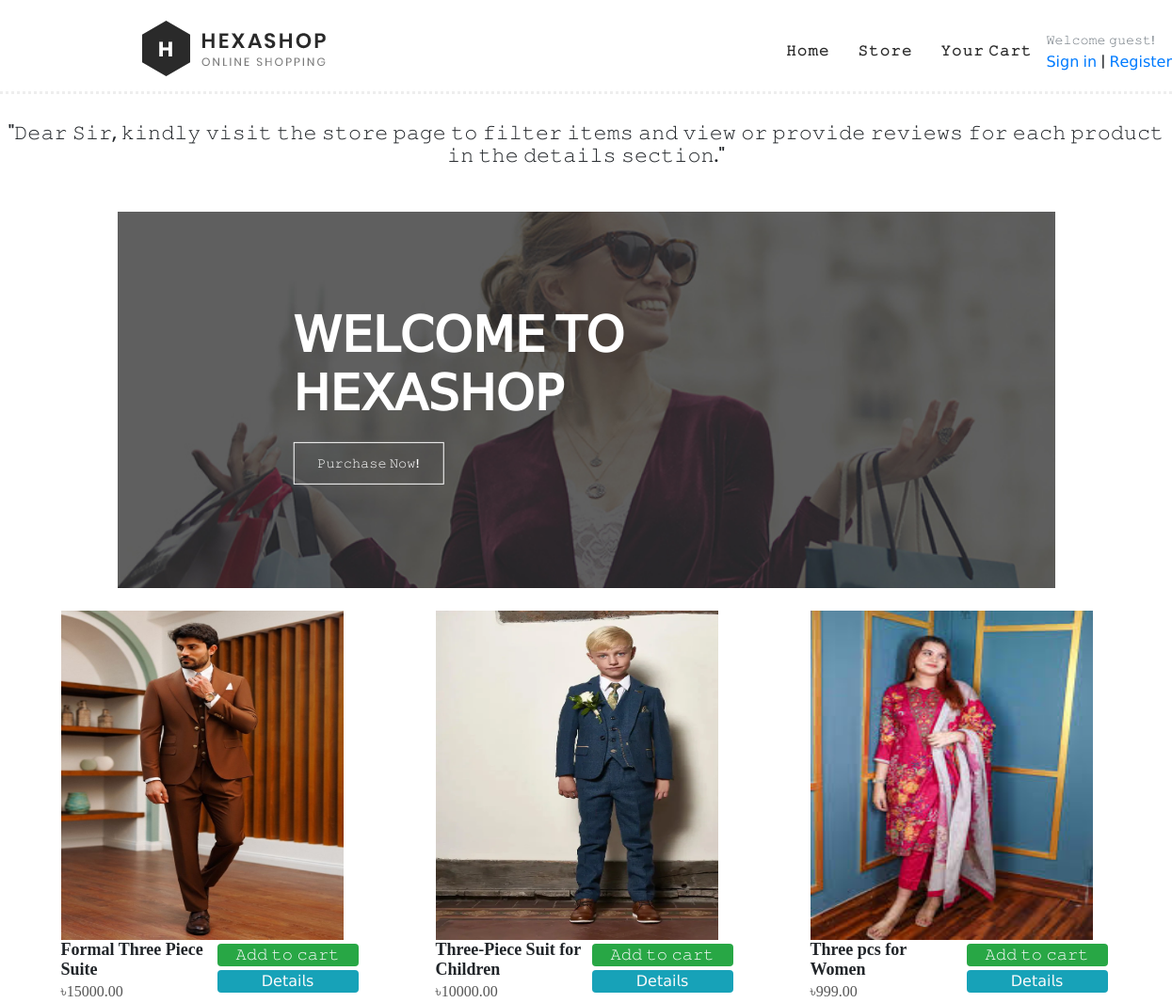
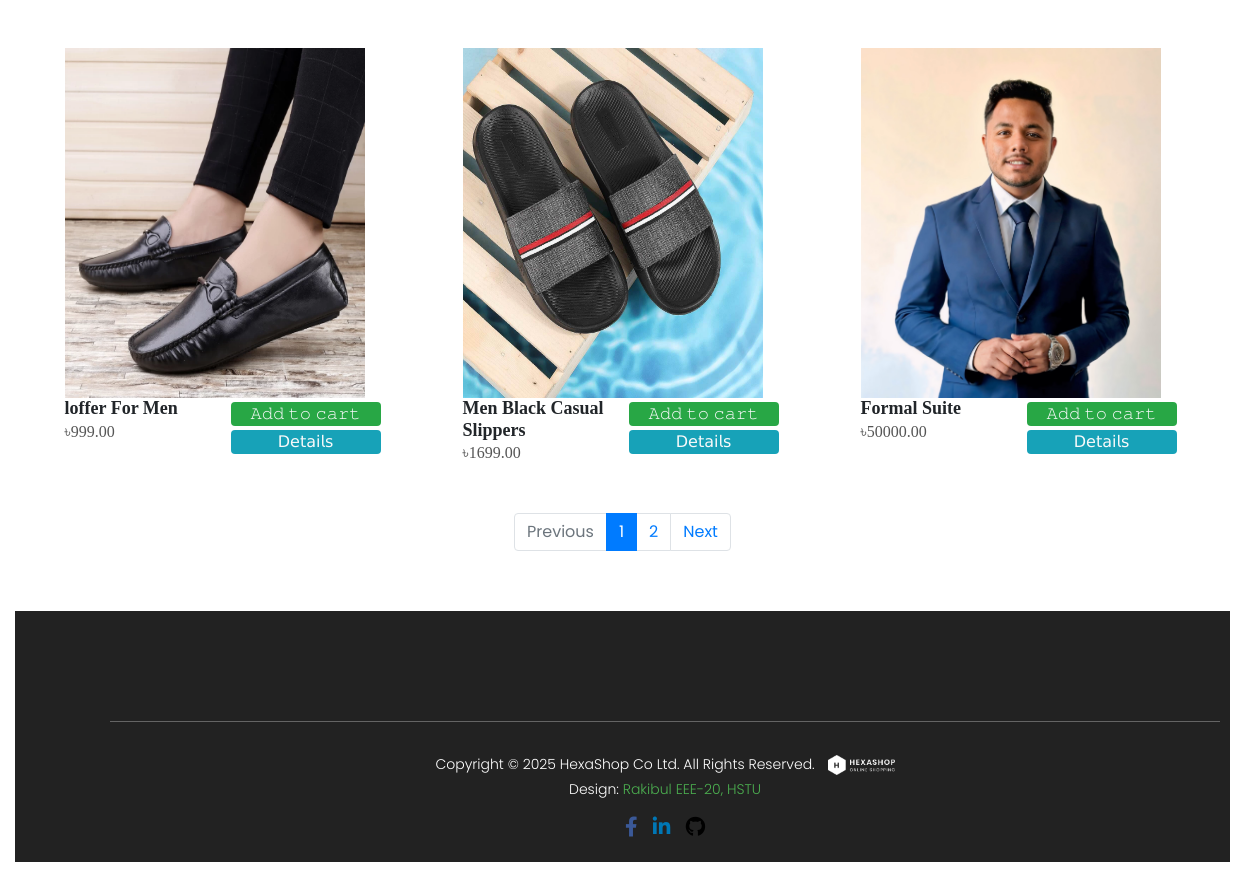
The page / on the database its author committed (2 pictures, top to bottom).
### store/models.py (models this page shows, shortened)
class Product(models.Model):
    SIZE_CHOICES = (
        ('S', 'S'),
        ('M', 'M'),
        ('L', 'L'),
        ('XL', 'XL'),
        ('XXL', 'XXL'),
        ('XXXL', 'XXXL'),
        ('4(38)', '4(38)'),
        ('5(39)', '5(39)'),
        ('6(40)', '6(40)'),
        ('7(41)', '7(41)'),
        ('8(42)', '8(42)'),
    )
    COLOR_CHOICES =(
       ('Red', 'Red'),
       ('White','White'),
       ('Blue', 'Blue'),
       ('Green', 'Green'),
       ('Yellow', 'Yellow'),
       ('Black', 'Black'),
       ('Vilolet', 'Violet'),
       ('Navy blue', 'Navy blue'),
        ('Light Pink', 'Light Pink'),
       ('Gray', 'Gray'),
        ('Maroon', 'Maroon'),
        ('Orange', 'Orange'),
    )
    created_by = models.ForeignKey(Seller, on_delete=models.CASCADE, related_name='seller_products', null=True, blank=True)
    product_name = models.CharField(max_length=200)
    slug = models.SlugField(max_length=200)
    description = models.TextField(max_length=500, blank=True)
    price = models.DecimalField(max_digits=10, decimal_places=2)
    image = models.ImageField(upload_to='photos/products')
    stock = models.IntegerField()
    is_available = models.BooleanField(default=True)
    category = models.ForeignKey(Category, on_delete=models.CASCADE)
    sizes = models.CharField(max_length=5, choices=SIZE_CHOICES, blank=True)
    created_date = models.DateTimeField(auto_now_add=True)
    modified_date = models.DateTimeField(auto_now=True)
    color = models.CharField(max_length=20, choices= COLOR_CHOICES, blank=True)
    discount = models.DecimalField(max_digits=5, decimal_places=2, null=True, blank=True)
    after_discount = models.IntegerField()

### HEXASHOP/views.py (the view)
# urls.py: 2. Add a URL to urlpatterns:  path('', views.home, name='home')
def home(request):
    products = Product.objects.filter(is_available=True)
    categories = Category.objects.all()
    page = request.GET.get("page")
    paginator = Paginator(products, 6)
    product_page = paginator.get_page(page)
    context = {"products": product_page, "categories": categories}
    return render(request, 'popular_products.html', context)

### templates/popular_products.html (shortened to what this page needs)
{% load static %}
{% include 'base.html' %}
{% block content %}
<h4>We Are Hexashop</h4>
<div style="padding-top:100px;" class="main-banner" id="top">
      <h5 class="text-center mb-5">"𝙳𝚎𝚊𝚛 𝚂𝚒𝚛, 𝚔𝚒𝚗𝚍𝚕𝚢 𝚟𝚒𝚜𝚒𝚝 𝚝𝚑𝚎 𝚜𝚝𝚘𝚛𝚎 𝚙𝚊𝚐𝚎 𝚝𝚘 𝚏𝚒𝚕𝚝𝚎𝚛 𝚒𝚝𝚎𝚖𝚜 𝚊𝚗𝚍 𝚟𝚒𝚎𝚠 𝚘𝚛 𝚙𝚛𝚘𝚟𝚒𝚍𝚎 𝚛𝚎𝚟𝚒𝚎𝚠𝚜 𝚏𝚘𝚛 𝚎𝚊𝚌𝚑 𝚙𝚛𝚘𝚍𝚞𝚌𝚝 𝚒𝚗 𝚝𝚑𝚎 𝚍𝚎𝚝𝚊𝚒𝚕𝚜 𝚜𝚎𝚌𝚝𝚒𝚘𝚗."</h5>
        <div class="container-fluid">
            <div class="row">
                <div class="col-lg-12">
                    <div class="left-content" style="display: flex; justify-content: center; align-items: center;">
                        <div class="thumb">
                            <div style="left: 50%; top: 50%; transform: translate(-50%,-50%);" class="inner-content">
                                <h4>𝖶𝖤𝖫𝖢𝖮𝖬𝖤 𝖳𝖮 𝖧𝖤𝖷𝖠𝖲𝖧𝖮𝖯</h4>
                                <div class="main-border-button">
                                    <a href="{% url 'featurenv' %}">𝙿𝚞𝚛𝚌𝚑𝚊𝚜𝚎 𝙽𝚘𝚠!</a>
                                </div>
                            </div>
                            <img style="height: 400px; width: 80vw; margin-right: 0; margin-left: 0; object-fit: cover;" src="{% static 'images/left-banner-image.jpg' %}" alt="">
                        </div>
                    </div>
                </div>
            </div>
            <div class="row mx-auto justify-content-center">
                {% for item in products %}
                <div style="max-width: 350px;" class="item m-4 col-lg-4">
                    <div class="thumb">
                        <img style="width:300px; height:350px;" src="{{ item.image.url }}" alt="">
                    </div>
                    <div class="down-content d-flex justify-content-between">
                        <div>
                            <h4 style="font-family: 'Times New Roman', Times, serif; font-size: 18px; font-weight: bold;" class="text-wrap">
                                {{ item.product_name }}
                            </h4>
                            <span style="font-family: 'Times New Roman', Times, serif; font-size: 16px; color: #555;">
                                ৳{{ item.price }}
                            </span>
                        </div>
                        <div class="">
                            <a href="{% url 'add_cart' product_id=item.id %}" style="width:150px; text-align:center;" class="button border-0 rounded text-light bg-success d-block m-1">𝙰𝚍𝚍 𝚝𝚘 𝚌𝚊𝚛𝚝</a>
                            <a href="{% url 'product_detail' product_id=item.id %}" style="width:150px; text-align:center;" class="button border-0 rounded text-light bg-info d-block m-1">𝖣𝖾𝗍𝖺𝗂𝗅𝗌</a>
                        </div>
                    </div>
                </div>
                {% endfor %}
            </div>
            <nav class="mt-4 d-flex justify-content-center" aria-label="Page navigation sample">
                {% if products.has_other_pages %}
                <ul class="pagination justify-content-end mr-0">
                    {% if products.has_previous %}
                    <li class="page-item">
                        <a class="page-link" href="?page={{ products.previous_page_number }}">Previous</a>
                    </li>
                    {% else %}
                    <li class="page-item disabled">
                        <a class="page-link" href="#">Previous</a>
                    </li>
                    {% endif %}
                    {% for i in products.paginator.page_range %}
                    {% if products.number == i %}
                    <li class="page-item active">
                        <a class="page-link" href="#">{{ i }}</a>
                    </li>
                    {% else %}
                    <li class="page-item">
                        <a class="page-link" href="?page={{ i }}">{{ i }}</a>
                    </li>
                    {% endif %}
                    {% endfor %}
                    {% if products.has_next %}
                    <li class="page-item">
                        <a class="page-link" href="?page={{ products.next_page_number }}">Next</a>
                    </li>
                    {% else %}
                    <li class="page-item disabled">
                        <a class="page-link" href="#">Next</a>
                    </li>
                    {% endif %}
                </ul>
                {% endif %}
            </nav>
            {% include 'includes/footer.html' %}
        </div>
    </div>
{% endblock %}

### templates/base.html (shortened to what this page needs)
<!DOCTYPE html>
{% load static %}
<html lang="en">
<head>
  <link href="https://maxcdn.bootstrapcdn.com/bootstrap/4.5.2/css/bootstrap.min.css" rel="stylesheet">
  <link rel="stylesheet" type="text/css" href="{% static 'css/bootstrap.min.css' %}">
  <link rel="stylesheet" type="text/css" href="{% static 'css/font-awesome.css' %}">
  <link rel="stylesheet" type="text/css" href="{% static 'css/workspace.css' %}">
  <link rel="stylesheet" type="text/css" href="{% static 'css/upload_products.css' %}">
  <link rel="stylesheet" href="{% static 'css/templatemo-hexashop.css'%}">
  <link rel="stylesheet" href="{% static 'css/owl-carousel.css' %}">
  <link rel="stylesheet" href="{% static 'css/lightbox.css' %}">
  <link rel="stylesheet" href="{% static 'css/setting.css' %}">
  <link rel="stylesheet" href="{% static 'css/hexamessage.css' %}">
  <link rel="stylesheet" href="{% static 'css/style.css' %}">
  <link rel="stylesheet" href="https://cdnjs.cloudflare.com/ajax/libs/font-awesome/6.2.1/css/all.min.css" />
</head>
<body>
  {% include 'includes/navbar.html' %}
</body>
</html>

### templates/includes/navbar.html (shortened to what this page needs)
{% load static %}
<header class="header-area">
    <div class="container">
        <div class="row fixed-top ">
            <div class="col-12">
                <nav style="background-color: white;" class="main-nav">
                    <a href="{% url 'home'%}" class="logo"style="margin-left: 4cm;">
                        <img src="{% static 'images/logo.png'%}">
                    </a>
                    <ul style="align-items: center;" class="nav">
                        <li class="scroll-to-section"><a style="margin-rigth: 30cm;" href="{% url 'home' %}">𝙷𝚘𝚖𝚎</a></li>
                        <li class="scroll-to-section"><a href="{% url 'store' %}">𝚂𝚝𝚘𝚛𝚎</a></li>
                        <li class="cart"><a href="{% url 'cart' %}">𝚈𝚘𝚞𝚛 𝙲𝚊𝚛𝚝</a></li>
                        {% if request.user.is_authenticated %}
                        <div style=" display:flex; flex-direction:column; align-items:center" >
                            {% if request.user.user_profile_picture %}
                            <div>
                                <a href="{% url 'profile_settings' %}">
                                    <img src="{{ request.user.user_profile_picture.url }}" style="width: 30px; height: 30px;">
                                </a>
                            </div>
                            {% else %}
                            <div>
                                <a>
                                    <img src="{% static 'images/blank_profile.png'%}"style="width: 30px; height: 30px;">
                                </a>
                            </div>
                            {% endif %}
                            <div style="padding: 5px; " class="widget-header">
                                <small class="title text-muted">
                                    <a href="{% url 'profile_settings' %}"> {{request.user}}</a>
                                </small>
                            </div>
                        </div>
                        {% else %}
                        <div class="widget-header">
                            <small class="title text-muted">𝚆𝚎𝚕𝚌𝚘𝚖𝚎 𝚐𝚞𝚎𝚜𝚝!</small>
                            <div>
                                <a href="{% url 'login' %}">𝖲𝗂𝗀𝗇 𝗂𝗇</a>
                                <span class="dark-transp"> | </span>
                                <a href="{% url 'register' %}">𝖱𝖾𝗀𝗂𝗌𝗍𝖾𝗋</a>
                            </div>
                        </div>
                        {% endif %}
                    </ul>
                </nav>
            </div>
        </div>
    </div>
</header>

### templates/includes/footer.html (shortened to what this page needs)
{% load static %}
<footer style="font-family: 'Times New Roman', Times, serif; background-color: #222; color: #fff; padding: 20px 0;">
    <div class="container">
        <div class="row">
            <div class="col-lg-3">
            </div>
            <div class="col-lg-3">
            </div>
            <div class="col-lg-3">
            </div>
            <div class="col-lg-3">
            </div>
            <div class="col-lg-12" style="text-align: center; margin-top: 20px;">
                <div class="under-footer">
                    <p style="font-size: 14px; margin-bottom: 10px;">
                        Copyright © 2025 HexaShop Co Ltd. All Rights Reserved.
                        <img src="{% static 'images/white-logo.png' %}" style="height: 20px; margin-left: 10px;">
                        <br>
                        Design:
                        <a href="#" style="color: #4CAF50; text-decoration: none;">
                            Rakibul EEE-20, HSTU
                        </a>
                    </p>
                    <div class="social-icons" style="margin-top: 10px;">
                        <a href="https://www.facebook.com/profile.php?id=100056517215308"
                           target="_blank"
                           aria-label="Facebook"
                           style="margin-right: 10px; color: #3b5998; font-size: 20px;">
                            <i class="fab fa-facebook-f"></i>
                        </a>
                        <a href="https://www.linkedin.com/in/rakib6l-hasan/"
                           target="_blank"
                           aria-label="LinkedIn"
                           style="margin-right: 10px; color: #0077b5; font-size: 20px;">
                            <i class="fab fa-linkedin-in"></i>
                        </a>
                        <a href="https://github.com/RAKI6UL"
                           target="_blank"
                           aria-label="GitHub"
                           style="color: #000; font-size: 20px;">
                            <i class="fab fa-github"></i>
                        </a>
                    </div>
                </div>
            </div>
        </div>
    </div>
</footer>

### static/css/workspace.css (style rules this page uses)
.container { margin-top: 20px; margin-left: 80px; margin-right: 20px; }

### static/css/templatemo-hexashop.css (style rules this page uses)
html, body, div, span, applet, object, iframe, h1, h2, h3, h4, h5, h6, p, blockquote, div pre, a, abbr, acronym, address, big, cite, code, del, dfn, em, font, img, ins, kbd, q, s, samp, small, strike, strong, sub, sup, tt, var, b, u, i, center, dl, dt, dd, ol, ul, li, figure, header, nav, section, article, aside, footer, figcaption { margin: 0; padding: 0; border: 0; outline: 0; }
ul, li { padding: 0; margin: 0; list-style: none; }
header, nav, section, article, aside, footer, hgroup { display: block; }
* { box-sizing: border-box; }
html, body { font-family: 'Poppins', sans-serif; font-weight: 400; background-color: #fff; font-size: 16px; -ms-text-size-adjust: 100%; -webkit-font-smoothing: antialiased; -moz-osx-font-smoothing: grayscale; }
a { text-decoration: none !important; }
h1, h2, h3, h4, h5, h6 { margin-top: 0px; margin-bottom: 0px; }
ul { margin-bottom: 0px; }
p { font-size: 14px; line-height: 25px; color: #2a2a2a; }
html, body { background: #fff; font-family: 'Poppins', sans-serif; }
.main-border-button a { font-size: 13px; color: #fff; border: 1px solid #fff; padding: 12px 25px; display: inline-block; font-weight: 500; transition: all .3s; }
.header-area { border-bottom: 3px dotted #eee; box-shadow: none; background-color: #fff; position: absolute; top: 0px; left: 0px; right: 0px; z-index: 100; height: 100px; -webkit-transition: all .5s ease 0s; -moz-transition: all .5s ease 0s; -o-transition: all .5s ease 0s; transition: all .5s ease 0s; }
.header-area .main-nav { min-height: 80px; background: transparent; }
.header-area .main-nav .logo { line-height: 100px; color: #fff; font-size: 28px; font-weight: 700; text-transform: uppercase; letter-spacing: 2px; float: left; -webkit-transition: all 0.3s ease 0s; -moz-transition: all 0.3s ease 0s; -o-transition: all 0.3s ease 0s; transition: all 0.3s ease 0s; }
.header-area .main-nav .nav { float: right; margin-right: 0px; background-color: transparent; -webkit-transition: all 0.3s ease 0s; -moz-transition: all 0.3s ease 0s; -o-transition: all 0.3s ease 0s; transition: all 0.3s ease 0s; position: relative; z-index: 999; }
.header-area .main-nav .nav li { padding-left: 15px; padding-right: 15px; }
.header-area .main-nav .nav li a { display: block; font-weight: 600; font-size: 15px; color: #2a2a2a; text-transform: capitalize; -webkit-transition: all 0.3s ease 0s; -moz-transition: all 0.3s ease 0s; -o-transition: all 0.3s ease 0s; transition: all 0.3s ease 0s; height: 40px; line-height: 40px; border: transparent; letter-spacing: 1px; }
.header-area .main-nav .nav li a { color: #2a2a2a; }
.header-area .nav { margin-top: 30px; }
@media (min-width: 767px) { .header-area .main-nav .nav { display: flex !important; } }
.main-banner { border-bottom: 3px dotted #eee; padding-top: 160px; padding-bottom: 30px; }
.main-banner .left-content .thumb img { width: 100%; overflow: hidden; }
.main-banner .left-content .inner-content { position: absolute; left: 50%; top: 50%; transform: translate(-50%,-50%); }
.main-banner .left-content .inner-content h4 { color: #fff; margin-top: -10px; font-size: 52px; font-weight: 700; margin-bottom: 20px; }
footer { margin-top: 60px; padding: 60px 0px 30px 0px; background-color: #2a2a2a; }
footer .under-footer { margin-top: 30px; padding-top: 30px; text-align: center; border-top: 1px solid rgba(250,250,250,0.3); }
footer .under-footer p { color: #fff; font-size: 14px; font-weight: 300; }
footer .under-footer a { color: #cff; }

### static/css/style.css (style rules this page uses)
* { margin: 0; padding: 0; box-sizing: border-box; font-family: "Poppins", sans-serif; }

### rows shown on the page
Product: image (picture), product_name "Formal Three Piece Suite", price "15000.00"
Product: image (picture), product_name "Three-Piece Suit for Children", price "10000.00"
Product: image (picture), product_name "Three pcs for Women", price "999.00"
Product: image (picture), product_name "loffer For Men", price "999.00"
Product: image (picture), product_name "Men Black Casual Slippers", price "1699.00"
Product: image (picture), product_name "Formal Suite", price "50000.00"

### other values the page prints
{{ i }} "1"
{{ i }} "2"
